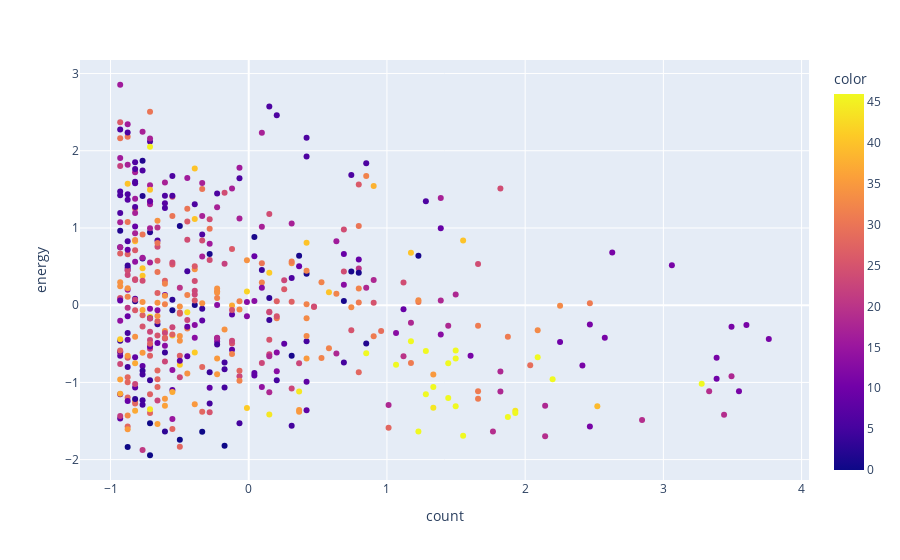

Notebook cell for this chart:
### Code cell
cluster = KMeans(n_clusters=cluster_df.shape[0] // 10).fit_predict(cluster_df)
cluster_w_labels = cluster_df.reset_index()
cluster_w_labels['color'] = cluster
px.scatter(cluster_w_labels, x='count', y='energy', color='color', hover_data='trackName')

### Figure 1 — Plotly figure (JSON) as saved in the notebook; plotly's stock layout.template omitted (floating-point values rounded to 4 significant figures; data arrays with more than 128 entries replaced by an {"elided": "..."} marker saying what was removed)
{"data": [{"customdata": {"elided": "476x1 str values"}, "hovertemplate": "count=%{x}<br>energy=%{y}<br>trackName=%{customdata[0]}<br>color=%{marker.color}<extra></extra>", "legendgroup": "", "marker": {"color": {"elided": "476 int values"}, "coloraxis": "coloraxis", "symbol": "circle"}, "mode": "markers", "name": "", "orientation": "v", "showlegend": false, "type": "scatter", "x": {"elided": "476 float values"}, "xaxis": "x", "y": {"elided": "476 float values"}, "yaxis": "y"}], "layout": {"coloraxis": {"colorbar": {"title": {"text": "color"}}, "colorscale": [[0, "#0d0887"], [0.1111, "#46039f"], [0.2222, "#7201a8"], [0.3333, "#9c179e"], [0.4444, "#bd3786"], [0.5556, "#d8576b"], [0.6667, "#ed7953"], [0.7778, "#fb9f3a"], [0.8889, "#fdca26"], [1, "#f0f921"]]}, "legend": {"tracegroupgap": 0}, "margin": {"t": 60}, "xaxis": {"anchor": "y", "domain": [0, 1], "title": {"text": "count"}}, "yaxis": {"anchor": "x", "domain": [0, 1], "title": {"text": "energy"}}}}
